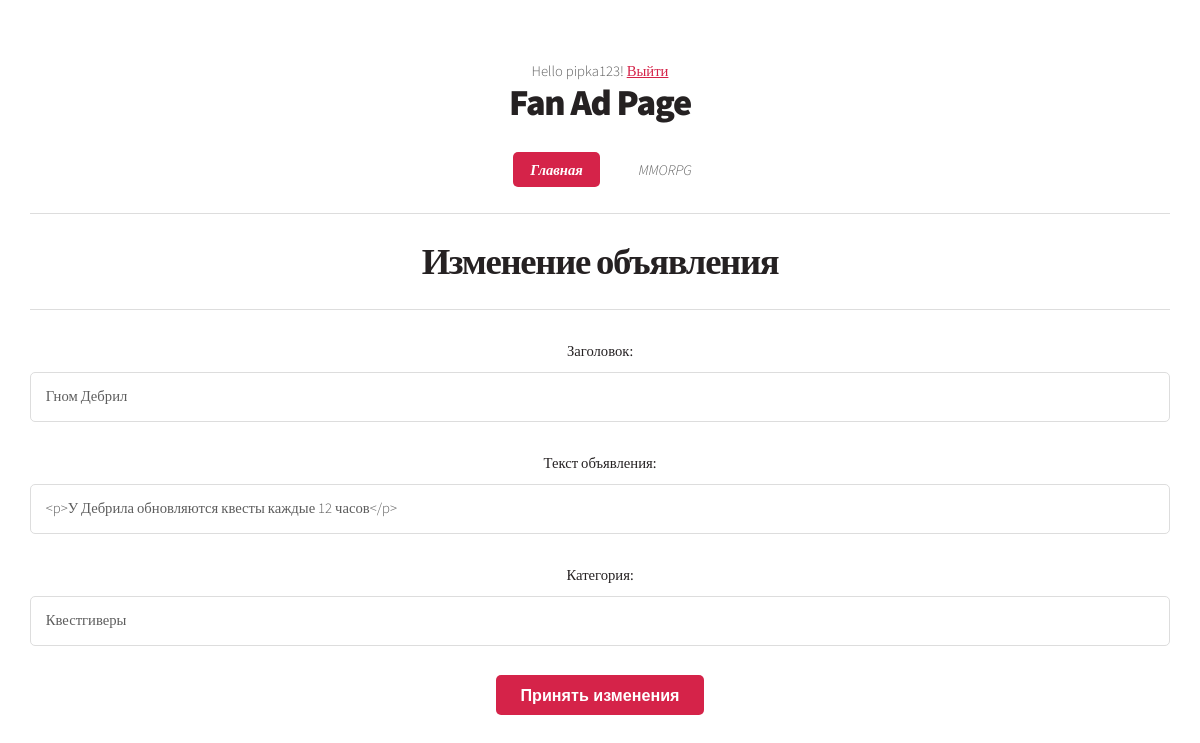
Screenshot of /4/ad_update (signed in) with the database file from the repository.
### fan_site/models.py (models this page shows, shortened)
class Ad(models.Model):
    title = models.CharField(max_length=64, unique=True)
    text = RichTextField()
    date_creation = models.DateTimeField(auto_now_add=True)
    date_update = models.DateTimeField(auto_now=True)
    category = models.ForeignKey('Category', on_delete=models.CASCADE)
    user = models.ForeignKey(User, on_delete=models.CASCADE, null=False)
    upload = models.FileField(upload_to='uploads/')

### fan_site/views.py (the view)
# urls.py: path('<int:pk>/ad_update', AdUpdate.as_view(), name='ad_update'),
class AdUpdate(PermissionRequiredMixin, UpdateView):
    permission_required = ('fan_site.change_ad',)
    form_class = AdvertisementForm
    model = Ad
    template_name = 'ad_update.html'
    def has_permission(self):
        ad = self.get_object()
        return self.request.user == ad.user

### fan_site/forms.py
class AdvertisementForm(forms.ModelForm):
    class Meta:
        model = Ad
        fields = ['title', 'text', 'category']
        labels = {'title': 'Заголовок', 'text': 'Текст объявления', 'category': 'Категория'}
        widgets = {'text': CKEditorUploadingWidget()}

### fan_site/models.py (called while the page is built)
    def __str__(self):
        return self.name

### templates/ad_update.html (shortened to what this page needs)
{% extends 'index.html' %}
{% block content %}
<hr>
<h1>Изменение объявления</h1>
<hr>
<form method="post">
    {{ form.as_p }}
    <button type="submit">Принять изменения</button>
</form>
{% endblock content %}

### templates/index.html (shortened to what this page needs)
<!DOCTYPE HTML>
<html>
{% autoescape off %}
	<head>
		{% load static %}
        <link href="{% static 'css/main.css' %}" rel="stylesheet" />
	</head>
	<body class="homepage is-preload">
		<div id="page-wrapper">
				<section id="header">
					<span class="user">
        {% if request.user.is_authenticated %}
            Hello {{ request.user.username }}!
            <a href="{% url 'logout' %}">Выйти</a>
        {% else %}
            <a href="{% url 'login' %}">Войти</a>
						<a> or </a>
			<a href="{% url 'signup' %}">Зарегистрироваться</a>
        {% endif %}
    </span>
						<h1><a href="{% url 'ad_list' %}">Fan Ad Page</a></h1>
						<nav id="nav">
							<ul>
								<li class="current"><a href="{% url 'ad_list' %}">Главная</a></li>
								<li>
									<a href="#">MMORPG</a>
								</li>
							</ul>
							 <div class="container">
            <div class="text-center mt-5">
                {% block content %} {% endblock content %}
            </div>
        </div>
	</body>
{% endautoescape %}
</html>

### static/css/main.css (style rules this page uses)
html, body, div, span, applet, object, iframe, h1, h2, h3, h4, h5, h6, p, blockquote, pre, a, abbr, acronym, address, big, cite, code, del, dfn, em, img, ins, kbd, q, s, samp, small, strike, strong, sub, sup, tt, var, b, u, i, center, dl, dt, dd, ol, ul, li, fieldset, form, label, legend, table, caption, tbody, tfoot, thead, tr, th, td, article, aside, canvas, details, embed, figure, figcaption, footer, header, hgroup, menu, nav, output, ruby, section, summary, time, mark, audio, video { margin: 0; padding: 0; border: 0; font-size: 100%; font: inherit; vertical-align: baseline; }
article, aside, details, figcaption, figure, footer, header, hgroup, menu, nav, section { display: block; }
body { line-height: 1; }
ol, ul { list-style: none; }
body { -webkit-text-size-adjust: none; }
input, select, textarea { -moz-appearance: none; -webkit-appearance: none; -ms-appearance: none; appearance: none; }
html { box-sizing: border-box; }
*, *:before, *:after { box-sizing: inherit; }
body { background: #252122; background-image: url("images/bg02.png"); }
body.is-preload *, body.is-preload *:before, body.is-preload *:after { -moz-animation: none !important; -webkit-animation: none !important; -ms-animation: none !important; animation: none !important; -moz-transition: none !important; -webkit-transition: none !important; -ms-transition: none !important; transition: none !important; }
body, input, textarea, select { font-family: 'Source Sans Pro'; font-weight: 300; color: #5d5d5d; font-size: 14pt; line-height: 1.75em; }
h1, h2, h3, h4, h5, h6 { color: #252122; font-weight: 700; }
h1 a, h2 a, h3 a, h4 a, h5 a, h6 a { color: inherit; text-decoration: none; }
a { color: #d52349; text-decoration: underline; }
hr { border: 0; border-top: solid 1px #dddddd; height: 1px; margin: 2em 0 2em 0; }
p, ul, ol, dl, table { margin-bottom: 2em; }
.container { margin: 0 auto; max-width: 100%; width: 70em; }
@media screen and (max-width: 1680px) { .container { width: 70em; } }
@media screen and (max-width: 1280px) { .container { width: calc(100% - 60px); } }
form label { display: block; color: #252122; font-weight: 400; margin: 0 0 0.5em 0; }
form input[type=text], form input[type=email], form input[type=password], form select, form textarea { -webkit-appearance: none; display: block; border: 0; padding: 0.75em 1em; font-size: 1em; border-radius: 5px; border: solid 1px #dddddd; background: #fff; width: 100%; }
section, article { margin-bottom: 2.5em; }
section > :last-child, section:last-child, article > :last-child, article:last-child { margin-bottom: 0; }
input[type="button"], input[type="submit"], input[type="reset"], button, .button { -webkit-appearance: none; display: inline-block; text-decoration: none; cursor: pointer; border: 0; border-radius: 5px; background: #d52349; color: #fff !important; font-weight: 700; outline: 0; font-size: 1.1em; padding: 0.65em 1.5em 0.65em 1.5em; text-align: center; -moz-transition: background-color .25s ease-in-out; -webkit-transition: background-color .25s ease-in-out; -ms-transition: background-color .25s ease-in-out; transition: background-color .25s ease-in-out; }
ul { list-style: disc; padding-left: 1em; }
ul li { padding-left: 0.5em; }
#page-wrapper > section { margin-bottom: 0; }
#header { position: relative; background: #ffffff; border-bottom: solid 1px #ccc; padding: 5em 0 4em 0; text-align: center; }
#header h1 { color: #252122; font-weight: 900; font-size: 2.5em; letter-spacing: -0.035em; line-height: 1; }
#nav { margin: 2.5em 0 0 0; }
#nav > ul { margin: 0; }
#nav > ul > li { display: inline-block; font-style: italic; margin: 0 0.35em 0 0.35em; }
#nav > ul > li > a { border-radius: 5px; color: #5d5d5d; text-decoration: none; padding: 0.6em 1.2em 0.6em 1.2em; -moz-transition: background-color .25s ease-in-out; -webkit-transition: background-color .25s ease-in-out; -ms-transition: background-color .25s ease-in-out; transition: background-color .25s ease-in-out; outline: 0; }
#nav > ul > li.current > a { background: #d52349; color: #fff !important; font-weight: 700; }
@media screen and (max-width: 1680px) { body, input, textarea, select { font-size: 12pt; } }
@media screen and (max-width: 1280px) { body, input, textarea, select { font-size: 11pt; } }
@media screen and (max-width: 1280px) { #header { padding: 4em 0 3em 0; } }

### rows the page displays
Ad: title "Гном Дебрил", text "<p>У Дебрила обновляются квесты каждые 12 часов</p>", category "Квестгиверы"

### other values shown
{{ request.user.username }} "pipka123"
